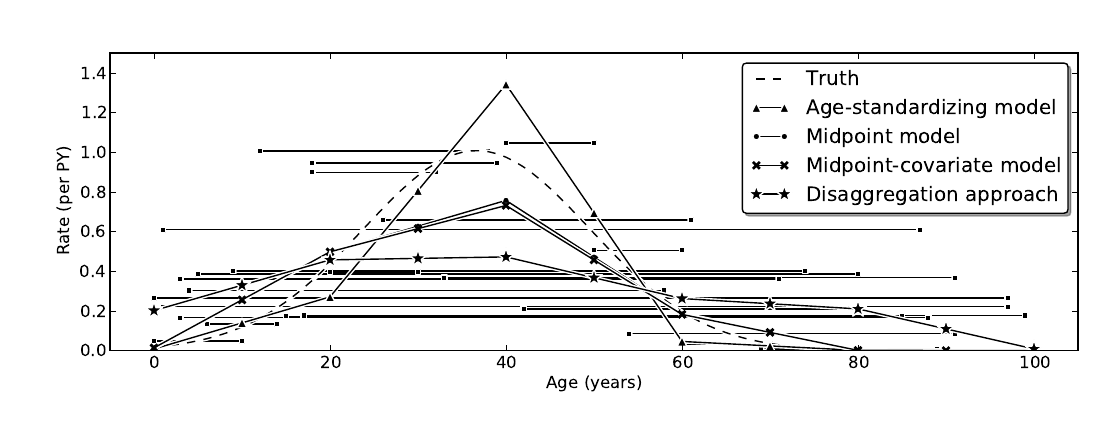

Write the Python code that produced this figure.
""" Compare approaches to age group modeling
"""

# add to path, to make importing possible
import sys
sys.path += ['..','../tests']
import os
import pylab as pl
import pymc as mc

import book_graphics
reload(book_graphics)
import validate_age_group
reload(validate_age_group)
from validate_age_group import *

# set font
book_graphics.set_font()

fit_age_standardizing_model.fmt = '^-1w7'
fit_midpoint_model.fmt = 'o-1w5'
fit_midpoint_covariate_model.fmt = 'x-2k5'
fit_disaggregation_model.fmt = '*-1w13'


def plot_fits(m):
    # set font
    book_graphics.set_font()
    
    pl.figure(**book_graphics.half_quarter_page_params)
    for ii in range(2):
        pl.subplot(2, 2, ii+1)
        model = m[ii]
        #
        graphics.plot_data_bars(model.input_data, color='grey')
        #
        pl.plot(model.ages, model.pi_age_true, 'w-', linewidth=3)
        pl.plot(model.ages, model.pi_age_true, 'k--', label='Truth')
        #
        #pl.plot(model.ages, model.vars['mu_age'].trace().T, '-', color='grey', alpha=.1)
        pl.plot(model.ages, model.vars['mu_age'].stats()['mean'], 'w-', linewidth=4)
        pl.plot(model.ages, model.vars['mu_age'].stats()['mean'], 'k-', linewidth=2, label='Posterior mean')
        
        #
        if ii == 0:
            pl.legend(fancybox=True, shadow=True, loc='upper center', bbox_to_anchor=(.5,-.33), prop={'size': 'x-large'})
        pl.xlabel('Age (years)')
        pl.ylabel('Rate (per PY)')
        pl.axis([-5, 105, -.05, 1.])
        pl.yticks([0, .25, .5, .75])
        pl.xticks(fontsize='large')
        book_graphics.subtitle('(%s)'%'ab'[ii])

    pl.subplots_adjust(top=.93, bottom=.53, wspace=.35)


if __name__ == '__main__':
    m = {}
    for fit in [fit_midpoint_covariate_model, fit_age_standardizing_model, fit_midpoint_model, fit_disaggregation_model]:
        mc.np.random.seed(1234567)
        m[fit] = simulate_age_group_data(N=30, delta_true=5)
        fit(m[fit])

        model = m[fit]

    pl.figure(**book_graphics.half_page_params)
    graphics.plot_data_bars(model.input_data)
    pl.plot(model.ages, model.pi_age_true, 'w-', linewidth=3)
    pl.plot(model.ages, model.pi_age_true, 'k--', label='Truth')
    for fit in [fit_age_standardizing_model, fit_midpoint_model, fit_midpoint_covariate_model, fit_disaggregation_model]:
        pl.plot(model.ages[::10], m[fit].vars['mu_age'].stats()['mean'][::10], 'w-', linewidth=3)
        pl.plot(model.ages[::10], m[fit].vars['mu_age'].stats()['mean'][::10], marker=fit.fmt[0], linestyle=fit.fmt[1],
                mew=float(fit.fmt[2]), mec=fit.fmt[3], ms=float(fit.fmt[4:]), color='k', label=fit.__doc__)
    pl.legend(fancybox=True, shadow=True, loc='upper right')
    pl.xlabel('Age (years)')
    pl.ylabel('Rate (per PY)')
    pl.axis([-5, 105, 0., 1.5])
    pl.subplots_adjust(.1, .175, .98, .875, .275)
    pl.savefig('book/graphics/age_group_models.pdf')

    pl.show()
